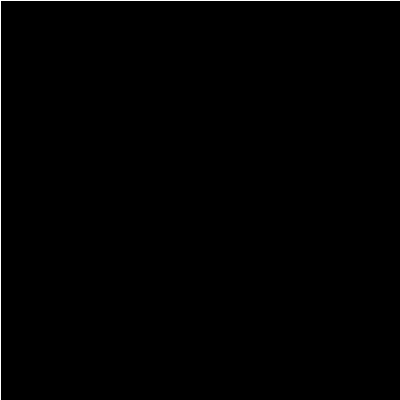
Frame 1 (no input)
Frame 60 (the mouse pressed at the canvas centre just before this capture): identical to frame 1, image omitted
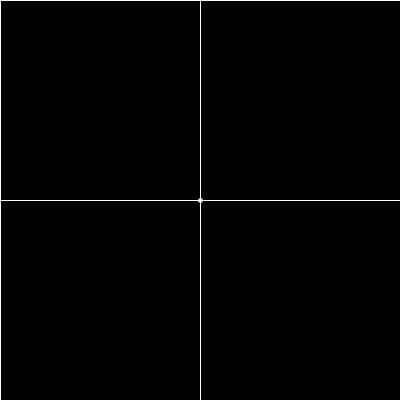
Frame 120 (the mouse held since frame 60 and released just before this capture)

The Processing sketch that drew these frames (run headless with seeded random() and noise(); from frame 60 on, the mouse is pressed at the canvas centre):

// Processing sketch: QuadTree_Part1
// ── QuadTree_Part1.pde
Rec boundary;
Quadtree qt;
Point p;

void setup() {
  size(400, 400);

  boundary = new Rec(200, 200, 200, 200);
  qt = new Quadtree(boundary, 4);

  //for (int i = 0; i < 500; i++) {
  //  p = new Point((int)random(width), (int)random(height));
  //  qt.insert(p);
  //}

  
}

void draw() {
  if(mousePressed){
     p = new Point(mouseX, mouseY);
     qt.insert(p);
  }
  
  background(0);
  qt.show();
}

// ── Point.pde
// I could do them with PVector

class Point {
  int x, y;

  Point(int x, int y) {
    this.x = x;
    this.y = y;
  }
}

class Rec {
  int x, y, w, h;

  Rec(int x, int y, int w, int h) {
    this.x = x;
    this.y = y;
    this.w = w;
    this.h = h;
  }

  boolean contains(Point point) {
    return (point.x > x - w && 
      point.x < x + w &&
      point.y > y - h &&
      point.y < y + h);
  }
}

class Quadtree {
  Rec boundary;
  int capacidade;
  ArrayList<Point> points = new ArrayList();
  boolean divided = false;
  Quadtree nordeste, noroeste, sudeste, sudoeste;




  Quadtree(Rec boundary, int capacidade) {
    this.boundary = boundary;
    this.capacidade = capacidade;
  }




  void subdivide() {
    int x = boundary.x, 
      y = boundary.y, 
      w = boundary.w, 
      h = boundary.h;

    Rec ne = new Rec(x + w/2, y - h/2, w/2, h/2);
    nordeste = new Quadtree(ne, capacidade);

    Rec nw = new Rec(x - w/2, y - h/2, w/2, h/2);
    noroeste = new Quadtree(nw, capacidade);

    Rec se = new Rec(x + w/2, y + h/2, w/2, h/2);
    sudeste = new Quadtree(se, capacidade);

    Rec sw = new Rec(x - w/2, y + h/2, w/2, h/2);
    sudoeste = new Quadtree(sw, capacidade);

    divided = true;
  }




  boolean insert(Point point) {
    if (!(boundary.contains(point))) {
      return false;
    }

    if (this.points.size() < this.capacidade) {
      points.add(point);
      
    } else {
      if (!divided) {
        subdivide();
      }

      nordeste.insert(point);
      noroeste.insert(point);
      sudeste.insert(point);
      sudoeste.insert(point);
      
    }
    return true;
  }




  void show() {
    stroke(255);
    strokeWeight(1);
    noFill();
    rectMode(CENTER);
    rect(boundary.x, boundary.y, boundary.w*2, boundary.h*2);

    if (divided) {
      nordeste.show();
      noroeste.show();
      sudeste.show();
      sudoeste.show();
    }

    for (Point p : points) {
      strokeWeight(4);
      point(p.x, p.y);
     }
  }
}
